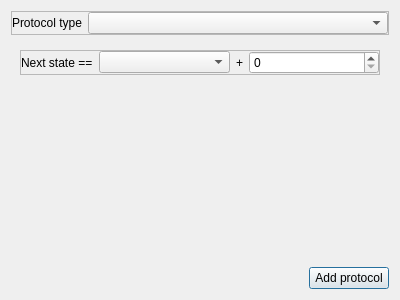
<?xml version="1.0" encoding="UTF-8"?>
<ui version="4.0">
 <class>Dialog</class>
 <widget class="QDialog" name="Dialog">
  <property name="geometry">
   <rect>
    <x>0</x>
    <y>0</y>
    <width>400</width>
    <height>300</height>
   </rect>
  </property>
  <property name="windowTitle">
   <string>Dialog</string>
  </property>
  <layout class="QVBoxLayout" name="verticalLayout">
   <item>
    <widget class="QFrame" name="frame_3">
     <property name="sizePolicy">
      <sizepolicy hsizetype="Expanding" vsizetype="Fixed">
       <horstretch>0</horstretch>
       <verstretch>0</verstretch>
      </sizepolicy>
     </property>
     <property name="frameShape">
      <enum>QFrame::Shape::StyledPanel</enum>
     </property>
     <property name="frameShadow">
      <enum>QFrame::Shadow::Raised</enum>
     </property>
     <layout class="QHBoxLayout" name="horizontalLayout_4" stretch="0,10">
      <property name="leftMargin">
       <number>0</number>
      </property>
      <property name="topMargin">
       <number>0</number>
      </property>
      <property name="rightMargin">
       <number>0</number>
      </property>
      <property name="bottomMargin">
       <number>0</number>
      </property>
      <item>
       <widget class="QLabel" name="label_7">
        <property name="text">
         <string>Protocol type</string>
        </property>
       </widget>
      </item>
      <item>
       <widget class="QComboBox" name="comboBox_4"/>
      </item>
     </layout>
    </widget>
   </item>
   <item>
    <widget class="QStackedWidget" name="stackedWidget_2">
     <property name="sizePolicy">
      <sizepolicy hsizetype="Expanding" vsizetype="Fixed">
       <horstretch>0</horstretch>
       <verstretch>0</verstretch>
      </sizepolicy>
     </property>
     <property name="currentIndex">
      <number>0</number>
     </property>
     <widget class="QWidget" name="incremental">
      <layout class="QVBoxLayout" name="verticalLayout_6">
       <item>
        <widget class="QFrame" name="frame_4">
         <property name="sizePolicy">
          <sizepolicy hsizetype="Expanding" vsizetype="Fixed">
           <horstretch>0</horstretch>
           <verstretch>0</verstretch>
          </sizepolicy>
         </property>
         <property name="frameShape">
          <enum>QFrame::Shape::StyledPanel</enum>
         </property>
         <property name="frameShadow">
          <enum>QFrame::Shadow::Raised</enum>
         </property>
         <layout class="QHBoxLayout" name="horizontalLayout_5" stretch="0,5,0,5">
          <property name="leftMargin">
           <number>0</number>
          </property>
          <property name="topMargin">
           <number>0</number>
          </property>
          <property name="rightMargin">
           <number>0</number>
          </property>
          <property name="bottomMargin">
           <number>0</number>
          </property>
          <item>
           <widget class="QLabel" name="label_8">
            <property name="text">
             <string>Next state ==</string>
            </property>
           </widget>
          </item>
          <item>
           <widget class="QComboBox" name="comboBox_5"/>
          </item>
          <item>
           <widget class="QLabel" name="label_9">
            <property name="text">
             <string>+</string>
            </property>
           </widget>
          </item>
          <item>
           <widget class="QSpinBox" name="spinBox_3"/>
          </item>
         </layout>
        </widget>
       </item>
       <item>
        <spacer name="verticalSpacer">
         <property name="orientation">
          <enum>Qt::Orientation::Vertical</enum>
         </property>
         <property name="sizeHint" stdset="0">
          <size>
           <width>20</width>
           <height>40</height>
          </size>
         </property>
        </spacer>
       </item>
      </layout>
     </widget>
     <widget class="QWidget" name="decremental">
      <layout class="QVBoxLayout" name="verticalLayout_9">
       <item>
        <widget class="QFrame" name="frame_5">
         <property name="sizePolicy">
          <sizepolicy hsizetype="Expanding" vsizetype="Fixed">
           <horstretch>0</horstretch>
           <verstretch>0</verstretch>
          </sizepolicy>
         </property>
         <property name="frameShape">
          <enum>QFrame::Shape::StyledPanel</enum>
         </property>
         <property name="frameShadow">
          <enum>QFrame::Shadow::Raised</enum>
         </property>
         <layout class="QHBoxLayout" name="horizontalLayout_6" stretch="0,5,0,5">
          <property name="leftMargin">
           <number>0</number>
          </property>
          <property name="topMargin">
           <number>0</number>
          </property>
          <property name="rightMargin">
           <number>0</number>
          </property>
          <property name="bottomMargin">
           <number>0</number>
          </property>
          <item>
           <widget class="QLabel" name="label_10">
            <property name="text">
             <string>Next state ==</string>
            </property>
           </widget>
          </item>
          <item>
           <widget class="QComboBox" name="comboBox_6"/>
          </item>
          <item>
           <widget class="QLabel" name="label_11">
            <property name="text">
             <string>-</string>
            </property>
           </widget>
          </item>
          <item>
           <widget class="QSpinBox" name="spinBox_4"/>
          </item>
         </layout>
        </widget>
       </item>
       <item>
        <spacer name="verticalSpacer_3">
         <property name="orientation">
          <enum>Qt::Orientation::Vertical</enum>
         </property>
         <property name="sizeHint" stdset="0">
          <size>
           <width>20</width>
           <height>40</height>
          </size>
         </property>
        </spacer>
       </item>
      </layout>
     </widget>
    </widget>
   </item>
   <item>
    <spacer name="verticalSpacer_4">
     <property name="orientation">
      <enum>Qt::Orientation::Vertical</enum>
     </property>
     <property name="sizeHint" stdset="0">
      <size>
       <width>20</width>
       <height>40</height>
      </size>
     </property>
    </spacer>
   </item>
   <item alignment="Qt::AlignmentFlag::AlignRight">
    <widget class="QPushButton" name="pushButton">
     <property name="text">
      <string>Add protocol</string>
     </property>
    </widget>
   </item>
  </layout>
 </widget>
 <resources/>
 <connections/>
</ui>
